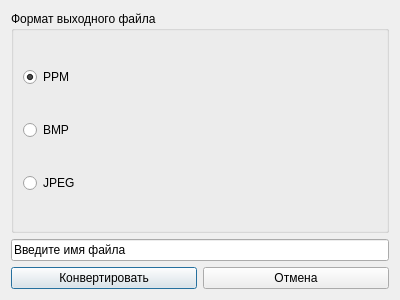
<?xml version="1.0" encoding="UTF-8"?>
<ui version="4.0">
 <class>DialogConvert</class>
 <widget class="QDialog" name="DialogConvert">
  <property name="geometry">
   <rect>
    <x>0</x>
    <y>0</y>
    <width>400</width>
    <height>300</height>
   </rect>
  </property>
  <property name="windowTitle">
   <string>Dialog</string>
  </property>
  <layout class="QVBoxLayout" name="verticalLayout_2">
   <item>
    <layout class="QVBoxLayout" name="verticalLayout" stretch="6,1,1">
     <item>
      <widget class="QGroupBox" name="groupBox">
       <property name="title">
        <string>Формат выходного файла</string>
       </property>
       <layout class="QGridLayout" name="gridLayout">
        <item row="0" column="0">
         <widget class="QRadioButton" name="rb_PPM">
          <property name="text">
           <string>PPM</string>
          </property>
          <property name="checked">
           <bool>true</bool>
          </property>
         </widget>
        </item>
        <item row="1" column="0">
         <widget class="QRadioButton" name="rb_BMP">
          <property name="text">
           <string>BMP</string>
          </property>
         </widget>
        </item>
        <item row="2" column="0">
         <widget class="QRadioButton" name="rb_JPEG">
          <property name="text">
           <string>JPEG</string>
          </property>
         </widget>
        </item>
       </layout>
      </widget>
     </item>
     <item>
      <widget class="QLineEdit" name="le_file_format">
       <property name="text">
        <string>Введите имя файла</string>
       </property>
      </widget>
     </item>
     <item>
      <layout class="QHBoxLayout" name="horizontalLayout">
       <item>
        <widget class="QPushButton" name="pb_convert">
         <property name="text">
          <string>Конвертировать</string>
         </property>
        </widget>
       </item>
       <item>
        <widget class="QPushButton" name="pb_convert_cancell">
         <property name="text">
          <string>Отмена</string>
         </property>
        </widget>
       </item>
      </layout>
     </item>
    </layout>
   </item>
  </layout>
 </widget>
 <resources/>
 <connections>
  <connection>
   <sender>pb_convert_cancell</sender>
   <signal>clicked()</signal>
   <receiver>DialogConvert</receiver>
   <slot>close()</slot>
   <hints>
    <hint type="sourcelabel">
     <x>295</x>
     <y>228</y>
    </hint>
    <hint type="destinationlabel">
     <x>199</x>
     <y>149</y>
    </hint>
   </hints>
  </connection>
 </connections>
</ui>
